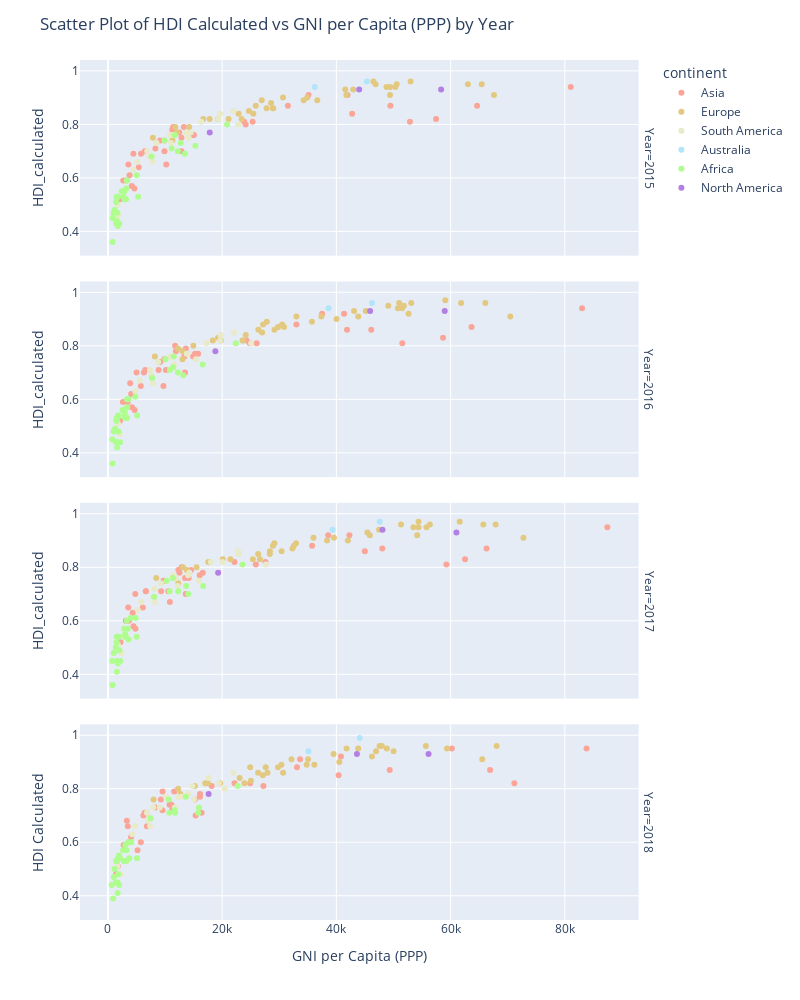

The code cell stored with this chart in its notebook:
### Code cell
# Sort the data by 'Year' column in descending order
data = data.sort_values('Year', ascending=True)

# Create a scatter plot for all available years using Plotly, with two plots per row
fig = px.scatter(data, x='GNI_per_capita_PPP', y='HDI_calculated', color='continent',
                 color_discrete_map=continent_colors, hover_data=['Country'], facet_row='Year')

# Set the plot title and axis labels
fig.update_layout(
    title='Scatter Plot of HDI Calculated vs GNI per Capita (PPP) by Year',
    xaxis_title='GNI per Capita (PPP)',
    yaxis_title='HDI Calculated',
    height=1000,  
    width = 800
)

# Set the hover label format
fig.update_traces(hovertemplate='Country: %{customdata[0]}<br>GNI per Capita (PPP): %{x}<br>HDI Calculated: %{y}')

# Show the plot
fig.show()

### Figure 1 — Plotly figure (JSON) as saved in the notebook; plotly's stock layout.template omitted (floating-point values rounded to 4 significant figures)
{"data": [{"customdata": [["Afghanistan"], ["Yemen"], ["Armenia"], ["Pakistan"], ["Saudi Arabia"], ["Vietnam"], ["Myanmar"], ["Turkmenistan"], ["Cambodia"], ["Japan"], ["Georgia"], ["Jordan"], ["Kazakhstan"], ["Bangladesh"], ["Azerbaijan"], ["Sri Lanka"], ["Nepal"], ["Bahrain"], ["Philippines"], ["Kuwait"], ["Mongolia"], ["Uzbekistan"], ["Tajikistan"], ["Cyprus"], ["Malaysia"], ["United Arab Emirates"], ["China"], ["China"], ["Kyrgyzstan"], ["Turkey"], ["Indonesia"], ["Singapore"], ["Iran"], ["India"], ["Thailand"], ["Lebanon"], ["Israel"], ["Iraq"]], "hovertemplate": "Country: %{customdata[0]}<br>GNI per Capita (PPP): %{x}<br>HDI Calculated: %{y}", "legendgroup": "Asia", "marker": {"color": "#FAA598", "symbol": "circle"}, "mode": "markers", "name": "Asia", "orientation": "v", "showlegend": true, "type": "scatter", "x": [2110, null, 12490, 4640, 49450, 5790, 4180, 12890, 3180, 41950, 11420, 9140, 23860, 3790, 15020, 11270, 2680, 42760, 8310, 52880, 9880, 6460, 3590, 31510, 24120, 64640, 57450, 12880, 4460, 25340, 9910, 81040, 13300, 5400, 15010, 14920, 35130, 10220], "xaxis": "x4", "y": [0.52, null, 0.77, 0.56, 0.87, 0.69, 0.57, 0.7, 0.59, 0.91, 0.79, 0.74, 0.81, 0.61, 0.76, 0.78, 0.59, 0.84, 0.71, 0.81, 0.74, 0.7, 0.65, 0.87, 0.8, 0.87, 0.82, 0.75, 0.69, 0.81, 0.7, 0.94, 0.79, 0.64, 0.76, 0.76, 0.91, 0.65], "yaxis": "y4"}, {"customdata": [["Bahrain"], ["Cyprus"], ["Cambodia"], ["Uzbekistan"], ["China"], ["Singapore"], ["United Arab Emirates"], ["Vietnam"], ["Bangladesh"], ["China"], ["Georgia"], ["Azerbaijan"], ["Turkmenistan"], ["Afghanistan"], ["Armenia"], ["Yemen"], ["Tajikistan"], ["Lebanon"], ["Israel"], ["Iraq"], ["Turkey"], ["Indonesia"], ["Iran"], ["Japan"], ["Saudi Arabia"], ["India"], ["Jordan"], ["Kazakhstan"], ["Pakistan"], ["Thailand"], ["Kyrgyzstan"], ["Philippines"], ["Kuwait"], ["Malaysia"], ["Sri Lanka"], ["Myanmar"], ["Nepal"], ["Mongolia"]], "hovertemplate": "Country: %{customdata[0]}<br>GNI per Capita (PPP): %{x}<br>HDI Calculated: %{y}", "legendgroup": "Asia", "marker": {"color": "#FAA598", "symbol": "circle"}, "mode": "markers", "name": "Asia", "orientation": "v", "showlegend": false, "type": "scatter", "x": [41860, 33000, 3450, 6530, 58670, 83020, 63670, 6300, 4070, 13400, 11760, 14920, 13500, 2140, 13160, null, 3900, 15250, 37500, 9720, 26050, 10160, 13650, 41350, 46110, 5760, 9120, 24280, 4680, 15800, 5020, 8870, 51550, 24840, 11900, 4220, 2620, 9860], "xaxis": "x3", "y": [0.86, 0.88, 0.59, 0.71, 0.83, 0.94, 0.87, 0.7, 0.62, 0.76, 0.8, 0.76, 0.7, 0.52, 0.78, null, 0.66, 0.77, 0.92, 0.65, 0.81, 0.71, 0.79, 0.92, 0.86, 0.65, 0.74, 0.82, 0.56, 0.77, 0.7, 0.71, 0.81, 0.81, 0.78, 0.57, 0.59, 0.75], "yaxis": "y3"}, {"customdata": [["Israel"], ["Lebanon"], ["Iran"], ["Turkmenistan"], ["Turkey"], ["India"], ["Georgia"], ["Japan"], ["Mongolia"], ["United Arab Emirates"], ["Kyrgyzstan"], ["Thailand"], ["Indonesia"], ["Tajikistan"], ["Cyprus"], ["China"], ["China"], ["Malaysia"], ["Kuwait"], ["Iraq"], ["Yemen"], ["Bahrain"], ["Philippines"], ["Azerbaijan"], ["Saudi Arabia"], ["Cambodia"], ["Uzbekistan"], ["Myanmar"], ["Nepal"], ["Sri Lanka"], ["Afghanistan"], ["Bangladesh"], ["Singapore"], ["Kazakhstan"], ["Jordan"], ["Pakistan"], ["Armenia"], ["Vietnam"]], "hovertemplate": "Country: %{customdata[0]}<br>GNI per Capita (PPP): %{x}<br>HDI Calculated: %{y}", "legendgroup": "Asia", "marker": {"color": "#FAA598", "symbol": "circle"}, "mode": "markers", "name": "Asia", "orientation": "v", "showlegend": false, "type": "scatter", "x": [38570, 16070, 14560, 13620, 27570, 6120, 12910, 42290, 9720, 66290, 4800, 16610, 10580, 3560, 35750, 62530, 14140, 25900, 59260, 10850, null, 44980, 9320, 13510, 48040, 3680, 6650, 4480, 3140, 12340, 2210, 4340, 87440, 22160, 9790, 4820, 12540, 6620], "xaxis": "x2", "y": [0.92, 0.77, 0.79, 0.7, 0.82, 0.65, 0.8, 0.92, 0.75, 0.87, 0.7, 0.78, 0.71, 0.65, 0.88, 0.83, 0.76, 0.81, 0.81, 0.67, null, 0.86, 0.71, 0.76, 0.87, 0.6, 0.71, 0.58, 0.6, 0.79, 0.52, 0.63, 0.95, 0.82, 0.75, 0.57, 0.78, 0.71], "yaxis": "y2"}, {"customdata": [["Pakistan"], ["Philippines"], ["Nepal"], ["Mongolia"], ["Myanmar"], ["Indonesia"], ["Cambodia"], ["India"], ["Malaysia"], ["Lebanon"], ["Kyrgyzstan"], ["Kuwait"], ["Jordan"], ["Japan"], ["Israel"], ["Iraq"], ["Iran"], ["Saudi Arabia"], ["Kazakhstan"], ["Singapore"], ["Vietnam"], ["Yemen"], ["Thailand"], ["Uzbekistan"], ["Sri Lanka"], ["Tajikistan"], ["United Arab Emirates"], ["Turkey"], ["Turkmenistan"], ["Cyprus"], ["Bangladesh"], ["Bahrain"], ["Azerbaijan"], ["Armenia"], ["Afghanistan"], ["China"], ["Georgia"], ["China"]], "hovertemplate": "Country: %{customdata[0]}<br>GNI per Capita (PPP): %{x}<br>HDI Calculated: %{y}", "legendgroup": "Asia", "marker": {"color": "#FAA598", "symbol": "circle"}, "mode": "markers", "name": "Asia", "orientation": "v", "showlegend": false, "type": "scatter", "x": [5190.0, 9540.0, 2748.0, 10780.0, 5764.0, 11260.0, 3597.0, 6829.0, 27230.0, 11140.0, 3317.0, 71160.0, 8268.0, 40800.0, 33650.0, 15360.0, 18170.0, 49340.0, 22170.0, 83790.0, 6220.0, 1433.0, 16130.0, 6462.0, 11610.0, 3482.0, 66910.0, 24910.0, 16410.0, 33100.0, 4057.0, 40400.0, 15240.0, 9277.0, 1746.0, 16130.0, 9570.0, 60220.0], "xaxis": "x", "y": [0.57, 0.72, 0.59, 0.74, 0.6, 0.72, 0.6, 0.66, 0.81, 0.74, 0.68, 0.82, 0.73, 0.92, 0.91, 0.7, 0.81, 0.87, 0.82, 0.95, 0.7, 0.48, 0.78, 0.71, 0.79, 0.66, 0.87, 0.82, 0.71, 0.88, 0.62, 0.85, 0.76, 0.76, 0.51, 0.77, 0.79, 0.95], "yaxis": "y"}, {"customdata": [["Belarus"], ["Slovenia"], ["Belgium"], ["Russia"], ["Spain"], ["Portugal"], ["Ukraine"], ["France"], ["Sweden"], ["Bulgaria"], ["Slovakia"], ["Serbia"], ["Netherlands"], ["Norway"], ["Bosnia and Herzegovina"], ["Poland"], ["Romania"], ["Austria"], ["Albania"], ["Finland"], ["Switzerland"], ["Moldova"], ["Montenegro"], ["Malta"], ["Denmark"], ["United Kingdom"], ["Lithuania"], ["Luxembourg"], ["Croatia"], ["Iceland"], ["Estonia"], ["Latvia"], ["Germany"], ["Hungary"], ["Italy"], ["Ireland"], ["Greece"]], "hovertemplate": "Country: %{customdata[0]}<br>GNI per Capita (PPP): %{x}<br>HDI Calculated: %{y}", "legendgroup": "Europe", "marker": {"color": "#E3C97F", "symbol": "circle"}, "mode": "markers", "name": "Europe", "orientation": "v", "showlegend": true, "type": "scatter", "x": [19260, 30660, 46870, 23420, 34900, 28870, 7880, 41740, 49420, 17820, 28950, 14230, 50340, 63030, 12100, 25880, 21130, 49390, 11800, 42950, 65450, 11290, 16700, 34280, 50560, 41550, 27780, 67590, 22870, 46480, 28570, 24690, 48770, 25460, 36650, 52990, 26940], "xaxis": "x4", "y": [0.82, 0.9, 0.95, 0.82, 0.9, 0.86, 0.75, 0.91, 0.94, 0.82, 0.86, 0.79, 0.94, 0.95, 0.77, 0.87, 0.82, 0.91, 0.79, 0.93, 0.95, 0.74, 0.82, 0.89, 0.95, 0.93, 0.86, 0.91, 0.84, 0.96, 0.88, 0.85, 0.94, 0.84, 0.89, 0.96, 0.89], "yaxis": "y4"}, {"customdata": [["Belgium"], ["Denmark"], ["Finland"], ["Belarus"], ["Estonia"], ["Bosnia and Herzegovina"], ["United Kingdom"], ["Hungary"], ["Ukraine"], ["Austria"], ["Germany"], ["Greece"], ["France"], ["Croatia"], ["Bulgaria"], ["Albania"], ["Slovakia"], ["Romania"], ["Russia"], ["Ireland"], ["Serbia"], ["Italy"], ["Iceland"], ["Slovenia"], ["Malta"], ["Switzerland"], ["Luxembourg"], ["Lithuania"], ["Spain"], ["Latvia"], ["Norway"], ["Portugal"], ["Sweden"], ["Montenegro"], ["Moldova"], ["Netherlands"], ["Poland"]], "hovertemplate": "Country: %{customdata[0]}<br>GNI per Capita (PPP): %{x}<br>HDI Calculated: %{y}", "legendgroup": "Europe", "marker": {"color": "#E3C97F", "symbol": "circle"}, "mode": "markers", "name": "Europe", "orientation": "v", "showlegend": false, "type": "scatter", "x": [49090, 53110, 45150, 19280, 30510, 13090, 43100, 26990, 8210, 52630, 51810, 27820, 43830, 24130, 19760, 12270, 29160, 23680, 23570, 59070, 14960, 40030, 50990, 33010, 35720, 66080, 70450, 29790, 37370, 26340, 61840, 30840, 50780, 18360, 13060, 51510, 27170], "xaxis": "x3", "y": [0.95, 0.96, 0.93, 0.83, 0.88, 0.78, 0.93, 0.85, 0.76, 0.92, 0.95, 0.89, 0.91, 0.84, 0.82, 0.79, 0.86, 0.82, 0.82, 0.97, 0.8, 0.9, 0.96, 0.91, 0.89, 0.96, 0.91, 0.87, 0.91, 0.86, 0.96, 0.87, 0.94, 0.82, 0.75, 0.94, 0.88], "yaxis": "y3"}, {"customdata": [["Bulgaria"], ["Germany"], ["Italy"], ["Ireland"], ["Greece"], ["Iceland"], ["Latvia"], ["Estonia"], ["United Kingdom"], ["Luxembourg"], ["Lithuania"], ["Denmark"], ["Croatia"], ["Moldova"], ["Hungary"], ["Switzerland"], ["Malta"], ["Austria"], ["Portugal"], ["Poland"], ["Albania"], ["Montenegro"], ["Serbia"], ["Slovenia"], ["Netherlands"], ["Finland"], ["France"], ["Ukraine"], ["Spain"], ["Bosnia and Herzegovina"], ["Slovakia"], ["Belgium"], ["Romania"], ["Belarus"], ["Sweden"], ["Norway"], ["Russia"]], "hovertemplate": "Country: %{customdata[0]}<br>GNI per Capita (PPP): %{x}<br>HDI Calculated: %{y}", "legendgroup": "Europe", "marker": {"color": "#E3C97F", "symbol": "circle"}, "mode": "markers", "name": "Europe", "orientation": "v", "showlegend": false, "type": "scatter", "x": [21460, 54370, 42010, 61590, 29150, 54380, 28360, 32930, 45430, 72750, 32560, 56360, 26310, 12320, 28340, 67890, 38370, 54150, 32310, 28900, 13130, 20110, 15510, 35990, 55770, 47480, 45850, 8460, 39570, 13790, 30410, 51320, 26620, 17580, 53490, 65730, 25380], "xaxis": "x2", "y": [0.83, 0.95, 0.9, 0.97, 0.89, 0.97, 0.86, 0.89, 0.93, 0.91, 0.88, 0.96, 0.85, 0.74, 0.85, 0.96, 0.9, 0.92, 0.87, 0.88, 0.8, 0.83, 0.8, 0.91, 0.95, 0.94, 0.92, 0.76, 0.91, 0.79, 0.86, 0.96, 0.83, 0.82, 0.95, 0.96, 0.83], "yaxis": "y2"}, {"customdata": [["Netherlands"], ["Norway"], ["Poland"], ["Bosnia and Herzegovina"], ["Montenegro"], ["Iceland"], ["Hungary"], ["Bulgaria"], ["Portugal"], ["Romania"], ["Malta"], ["Luxembourg"], ["Lithuania"], ["Russia"], ["Italy"], ["Ireland"], ["Moldova"], ["Belarus"], ["Serbia"], ["Latvia"], ["Slovenia"], ["Ukraine"], ["Spain"], ["United Kingdom"], ["Slovakia"], ["Switzerland"], ["Sweden"], ["Croatia"], ["Denmark"], ["Austria"], ["Albania"], ["Finland"], ["Belgium"], ["Greece"], ["Germany"], ["France"], ["Estonia"]], "hovertemplate": "Country: %{customdata[0]}<br>GNI per Capita (PPP): %{x}<br>HDI Calculated: %{y}", "legendgroup": "Europe", "marker": {"color": "#E3C97F", "symbol": "circle"}, "mode": "markers", "name": "Europe", "orientation": "v", "showlegend": false, "type": "scatter", "x": [50010.0, 68060.0, 27630.0, 12690.0, 17510.0, 47570.0, 27140.0, 19650.0, 27940.0, 23910.0, 34800.0, 65540.0, 29780.0, 25040.0, 36140.0, 55660.0, 6833.0, 17040.0, 15220.0, 26300.0, 32140.0, 7994.0, 35040.0, 39510.0, 30670.0, 59370.0, 47960.0, 23060.0, 48840.0, 46230.0, 12300.0, 41780.0, 43820.0, 24910.0, 46950.0, 40510.0, 30380.0], "xaxis": "x", "y": [0.94, 0.96, 0.88, 0.78, 0.82, 0.96, 0.85, 0.82, 0.86, 0.82, 0.89, 0.91, 0.88, 0.83, 0.89, 0.96, 0.71, 0.82, 0.81, 0.86, 0.91, 0.76, 0.91, 0.93, 0.86, 0.95, 0.96, 0.84, 0.95, 0.92, 0.8, 0.95, 0.95, 0.88, 0.94, 0.9, 0.89], "yaxis": "y"}, {"customdata": [["Paraguay"], ["Panama"], ["Bolivia"], ["Peru"], ["Brazil"], ["Venezuela"], ["Nicaragua"], ["Jamaica"], ["Argentina"], ["Costa Rica"], ["Colombia"], ["Ecuador"], ["Dominican Republic"], ["El Salvador"], ["Honduras"], ["Haiti"], ["Guinea"], ["Uruguay"], ["Chile"], ["Guatemala"]], "hovertemplate": "Country: %{customdata[0]}<br>GNI per Capita (PPP): %{x}<br>HDI Calculated: %{y}", "legendgroup": "South America", "marker": {"color": "#E8EAC8", "symbol": "circle"}, "mode": "markers", "name": "South America", "orientation": "v", "showlegend": true, "type": "scatter", "x": [11040, 22810, 6890, 11180, 14470, null, 5150, 8520, 19650, 16310, 13700, 10870, 14130, 7240, 4490, 1710, 1790, 19310, 22010, 7830], "xaxis": "x4", "y": [0.73, 0.8, 0.7, 0.76, 0.77, null, 0.66, 0.73, 0.84, 0.81, 0.77, 0.76, 0.75, 0.68, 0.63, 0.5, 0.46, 0.82, 0.85, 0.66], "yaxis": "y4"}, {"customdata": [["Chile"], ["Uruguay"], ["El Salvador"], ["Ecuador"], ["Bolivia"], ["Dominican Republic"], ["Argentina"], ["Guinea"], ["Honduras"], ["Colombia"], ["Guatemala"], ["Venezuela"], ["Brazil"], ["Costa Rica"], ["Jamaica"], ["Haiti"], ["Nicaragua"], ["Panama"], ["Paraguay"], ["Peru"]], "hovertemplate": "Country: %{customdata[0]}<br>GNI per Capita (PPP): %{x}<br>HDI Calculated: %{y}", "legendgroup": "South America", "marker": {"color": "#E8EAC8", "symbol": "circle"}, "mode": "markers", "name": "South America", "orientation": "v", "showlegend": false, "type": "scatter", "x": [22080, 19650, 7620, 10830, 7360, 15420, 19710, 2050, 4790, 13800, 7910, null, 13950, 17230, 8800, 1770, 5540, 25080, 11540, 11510], "xaxis": "x3", "y": [0.85, 0.82, 0.69, 0.76, 0.71, 0.75, 0.84, 0.47, 0.63, 0.77, 0.66, null, 0.77, 0.81, 0.74, 0.51, 0.67, 0.81, 0.73, 0.76], "yaxis": "y3"}, {"customdata": [["Venezuela"], ["Guatemala"], ["Guinea"], ["Haiti"], ["Honduras"], ["Jamaica"], ["El Salvador"], ["Dominican Republic"], ["Costa Rica"], ["Uruguay"], ["Colombia"], ["Ecuador"], ["Argentina"], ["Peru"], ["Brazil"], ["Chile"], ["Bolivia"], ["Nicaragua"], ["Panama"], ["Paraguay"]], "hovertemplate": "Country: %{customdata[0]}<br>GNI per Capita (PPP): %{x}<br>HDI Calculated: %{y}", "legendgroup": "South America", "marker": {"color": "#E8EAC8", "symbol": "circle"}, "mode": "markers", "name": "South America", "orientation": "v", "showlegend": false, "type": "scatter", "x": [null, 8200, 2410, 1770, 5220, 9320, 7970, 15940, 18040, 20060, 14050, 11350, 22960, 11930, 14250, 22750, 8190, 5850, 27640, 12210], "xaxis": "x2", "y": [null, 0.67, 0.48, 0.51, 0.64, 0.74, 0.69, 0.75, 0.82, 0.82, 0.77, 0.77, 0.85, 0.76, 0.78, 0.86, 0.72, 0.67, 0.81, 0.73], "yaxis": "y2"}, {"customdata": [["Nicaragua"], ["Paraguay"], ["Peru"], ["Brazil"], ["Bolivia"], ["Jamaica"], ["Panama"], ["Costa Rica"], ["Colombia"], ["Venezuela"], ["Uruguay"], ["Dominican Republic"], ["Argentina"], ["Chile"], ["Honduras"], ["Guinea"], ["Guatemala"], ["El Salvador"], ["Ecuador"], ["Haiti"]], "hovertemplate": "Country: %{customdata[0]}<br>GNI per Capita (PPP): %{x}<br>HDI Calculated: %{y}", "legendgroup": "South America", "marker": {"color": "#E8EAC8", "symbol": "circle"}, "mode": "markers", "name": "South America", "orientation": "v", "showlegend": false, "type": "scatter", "x": [4790.0, 11720.0, 12320.0, 14070.0, 6849.0, 7932.0, 20450.0, 14790.0, 12900.0, 9070.0, 19430.0, 15070.0, 17610.0, 21970.0, 4258.0, 2211, 7378.0, 6973.0, 10140.0, 1665.0], "xaxis": "x", "y": [0.66, 0.73, 0.77, 0.78, 0.71, 0.73, 0.8, 0.81, 0.77, 0.73, 0.82, 0.76, 0.84, 0.86, 0.63, 0.48, 0.66, 0.68, 0.77, 0.51], "yaxis": "y"}, {"customdata": [["Australia"], ["New Zealand"]], "hovertemplate": "Country: %{customdata[0]}<br>GNI per Capita (PPP): %{x}<br>HDI Calculated: %{y}", "legendgroup": "Australia", "marker": {"color": "#B2E4FA", "symbol": "circle"}, "mode": "markers", "name": "Australia", "orientation": "v", "showlegend": true, "type": "scatter", "x": [45330, 36210], "xaxis": "x4", "y": [0.96, 0.94], "yaxis": "y4"}, {"customdata": [["Australia"], ["New Zealand"]], "hovertemplate": "Country: %{customdata[0]}<br>GNI per Capita (PPP): %{x}<br>HDI Calculated: %{y}", "legendgroup": "Australia", "marker": {"color": "#B2E4FA", "symbol": "circle"}, "mode": "markers", "name": "Australia", "orientation": "v", "showlegend": false, "type": "scatter", "x": [46230, 38630], "xaxis": "x3", "y": [0.96, 0.94], "yaxis": "y3"}, {"customdata": [["New Zealand"], ["Australia"]], "hovertemplate": "Country: %{customdata[0]}<br>GNI per Capita (PPP): %{x}<br>HDI Calculated: %{y}", "legendgroup": "Australia", "marker": {"color": "#B2E4FA", "symbol": "circle"}, "mode": "markers", "name": "Australia", "orientation": "v", "showlegend": false, "type": "scatter", "x": [39330, 47580], "xaxis": "x2", "y": [0.94, 0.97], "yaxis": "y2"}, {"customdata": [["New Zealand"], ["Australia"]], "hovertemplate": "Country: %{customdata[0]}<br>GNI per Capita (PPP): %{x}<br>HDI Calculated: %{y}", "legendgroup": "Australia", "marker": {"color": "#B2E4FA", "symbol": "circle"}, "mode": "markers", "name": "Australia", "orientation": "v", "showlegend": false, "type": "scatter", "x": [35110.0, 44100.0], "xaxis": "x", "y": [0.94, 0.99], "yaxis": "y"}, {"customdata": [["Rwanda"], ["Benin"], ["Togo"], ["Gabon"], ["Kenya"], ["Zambia"], ["Niger"], ["Senegal"], ["Botswana"], ["Algeria"], ["Zimbabwe"], ["Burkina Faso"], ["Burundi"], ["Sierra Leone"], ["Nigeria"], ["South Africa"], ["Chad"], ["Cameroon"], ["Egypt"], ["Libya"], ["Tanzania"], ["Madagascar"], ["Malawi"], ["Mali"], ["Liberia"], ["Mauritius"], ["Tunisia"], ["Ethiopia"], ["Ghana"], ["Morocco"], ["Mauritania"], ["Uganda"]], "hovertemplate": "Country: %{customdata[0]}<br>GNI per Capita (PPP): %{x}<br>HDI Calculated: %{y}", "legendgroup": "Africa", "marker": {"color": "#AEFD8E", "symbol": "circle"}, "mode": "markers", "name": "Africa", "orientation": "v", "showlegend": true, "type": "scatter", "x": [1710, 2860, 1440, 13480, 3330, 3370, 840, 2910, 15310, 11700, 2410, 1460, 840, 1570, 5280, 12240, 1760, 3210, 11160, 12740, 2740, 1500, 990, 1990, 1180, 20860, 9890, 1650, 5050, 7670, 3160, 1750], "xaxis": "x4", "y": [0.53, 0.55, 0.51, 0.69, 0.59, 0.59, 0.36, 0.52, 0.72, 0.76, 0.55, 0.43, 0.45, 0.44, 0.53, 0.7, 0.42, 0.56, 0.71, 0.73, 0.53, 0.53, 0.47, 0.43, 0.48, 0.8, 0.74, 0.47, 0.61, 0.68, 0.52, 0.53], "yaxis": "y4"}, {"customdata": [["Botswana"], ["Cameroon"], ["Chad"], ["Ethiopia"], ["Egypt"], ["Benin"], ["Burundi"], ["Burkina Faso"], ["Mauritius"], ["Uganda"], ["Gabon"], ["Ghana"], ["Algeria"], ["Zimbabwe"], ["Zambia"], ["Liberia"], ["Madagascar"], ["Niger"], ["Nigeria"], ["Mali"], ["Kenya"], ["Rwanda"], ["Senegal"], ["Togo"], ["Sierra Leone"], ["Mauritania"], ["Tanzania"], ["Libya"], ["South Africa"], ["Malawi"], ["Morocco"], ["Tunisia"]], "hovertemplate": "Country: %{customdata[0]}<br>GNI per Capita (PPP): %{x}<br>HDI Calculated: %{y}", "legendgroup": "Africa", "marker": {"color": "#AEFD8E", "symbol": "circle"}, "mode": "markers", "name": "Africa", "orientation": "v", "showlegend": false, "type": "scatter", "x": [16600, 3350, 1630, 1870, 10850, 2980, 800, 1550, 22390, 1690, 13180, 4800, 11520, 2570, 3330, 1260, 1550, 820, 5120, 2130, 3620, 1790, 3000, 1470, 1420, 3350, 2860, 11430, 12240, 1020, 7730, 10070], "xaxis": "x3", "y": [0.73, 0.57, 0.42, 0.48, 0.71, 0.55, 0.45, 0.44, 0.81, 0.53, 0.69, 0.61, 0.76, 0.56, 0.6, 0.49, 0.53, 0.36, 0.54, 0.44, 0.6, 0.54, 0.53, 0.52, 0.44, 0.53, 0.54, 0.72, 0.7, 0.48, 0.68, 0.75], "yaxis": "y3"}, {"customdata": [["Ghana"], ["Uganda"], ["Tunisia"], ["Togo"], ["Zimbabwe"], ["Egypt"], ["Algeria"], ["Madagascar"], ["Libya"], ["Tanzania"], ["Malawi"], ["Chad"], ["Mauritius"], ["Mauritania"], ["Mali"], ["Liberia"], ["Kenya"], ["Botswana"], ["Cameroon"], ["Sierra Leone"], ["Morocco"], ["Burundi"], ["Burkina Faso"], ["Senegal"], ["Ethiopia"], ["Gabon"], ["South Africa"], ["Niger"], ["Nigeria"], ["Rwanda"], ["Zambia"], ["Benin"]], "hovertemplate": "Country: %{customdata[0]}<br>GNI per Capita (PPP): %{x}<br>HDI Calculated: %{y}", "legendgroup": "Africa", "marker": {"color": "#AEFD8E", "symbol": "circle"}, "mode": "markers", "name": "Africa", "orientation": "v", "showlegend": false, "type": "scatter", "x": [4860, 1710, 10280, 1520, 2860, 10800, 11370, 1540, 13690, 3020, 1030, 1570, 23560, 3610, 2180, 1380, 4000, 16680, 3490, 1590, 8110, 770, 1730, 3140, 2010, 14060, 12320, 830, 5030, 1910, 3330, 3010], "xaxis": "x2", "y": [0.61, 0.54, 0.75, 0.52, 0.57, 0.71, 0.76, 0.54, 0.73, 0.54, 0.48, 0.41, 0.81, 0.53, 0.45, 0.5, 0.61, 0.73, 0.57, 0.45, 0.69, 0.45, 0.44, 0.54, 0.49, 0.7, 0.71, 0.36, 0.54, 0.54, 0.6, 0.55], "yaxis": "y2"}, {"customdata": [["Niger"], ["Nigeria"], ["Sierra Leone"], ["Cameroon"], ["Burundi"], ["Burkina Faso"], ["Botswana"], ["Morocco"], ["Rwanda"], ["Mauritania"], ["Mali"], ["Malawi"], ["Madagascar"], ["Libya"], ["Liberia"], ["Kenya"], ["Mauritius"], ["Senegal"], ["Benin"], ["Tunisia"], ["Togo"], ["Uganda"], ["Tanzania"], ["South Africa"], ["Zambia"], ["Algeria"], ["Chad"], ["Ghana"], ["Gabon"], ["Ethiopia"], ["Egypt"], ["Zimbabwe"]], "hovertemplate": "Country: %{customdata[0]}<br>GNI per Capita (PPP): %{x}<br>HDI Calculated: %{y}", "legendgroup": "Africa", "marker": {"color": "#AEFD8E", "symbol": "circle"}, "mode": "markers", "name": "Africa", "orientation": "v", "showlegend": false, "type": "scatter", "x": [912.0, 5086.0, 1381.0, 3291.0, 659.7, 1705.0, 15950.0, 7480.0, 1959.0, 3746.0, 1965.0, 1159.0, 1404.0, 11680.0, 1040.0, 3052.0, 22720.0, 3256.0, 2135.0, 10680.0, 1593.0, 1752.0, 2805.0, 11760.0, 3582.0, 13640.0, 1716.0, 4099.0, 15790.0, 1782.0, 10740.0, 2661.0], "xaxis": "x", "y": [0.39, 0.54, 0.45, 0.57, 0.44, 0.45, 0.73, 0.69, 0.55, 0.54, 0.44, 0.5, 0.53, 0.72, 0.47, 0.59, 0.81, 0.53, 0.54, 0.76, 0.53, 0.54, 0.53, 0.71, 0.6, 0.77, 0.41, 0.6, 0.71, 0.48, 0.71, 0.57], "yaxis": "y"}, {"customdata": [["Mexico"], ["Canada"], ["United States"]], "hovertemplate": "Country: %{customdata[0]}<br>GNI per Capita (PPP): %{x}<br>HDI Calculated: %{y}", "legendgroup": "North America", "marker": {"color": "#B47FE3", "symbol": "circle"}, "mode": "markers", "name": "North America", "orientation": "v", "showlegend": true, "type": "scatter", "x": [17830, 43990, 58340], "xaxis": "x4", "y": [0.77, 0.93, 0.93], "yaxis": "y4"}, {"customdata": [["Canada"], ["United States"], ["Mexico"]], "hovertemplate": "Country: %{customdata[0]}<br>GNI per Capita (PPP): %{x}<br>HDI Calculated: %{y}", "legendgroup": "North America", "marker": {"color": "#B47FE3", "symbol": "circle"}, "mode": "markers", "name": "North America", "orientation": "v", "showlegend": false, "type": "scatter", "x": [45910, 58970, 18810], "xaxis": "x3", "y": [0.93, 0.93, 0.78], "yaxis": "y3"}, {"customdata": [["Mexico"], ["United States"], ["Canada"]], "hovertemplate": "Country: %{customdata[0]}<br>GNI per Capita (PPP): %{x}<br>HDI Calculated: %{y}", "legendgroup": "North America", "marker": {"color": "#B47FE3", "symbol": "circle"}, "mode": "markers", "name": "North America", "orientation": "v", "showlegend": false, "type": "scatter", "x": [19300, 61020, 48070], "xaxis": "x2", "y": [0.78, 0.93, 0.94], "yaxis": "y2"}, {"customdata": [["Canada"], ["Mexico"], ["United States"]], "hovertemplate": "Country: %{customdata[0]}<br>GNI per Capita (PPP): %{x}<br>HDI Calculated: %{y}", "legendgroup": "North America", "marker": {"color": "#B47FE3", "symbol": "circle"}, "mode": "markers", "name": "North America", "orientation": "v", "showlegend": false, "type": "scatter", "x": [43600.0, 17630.0, 56140.0], "xaxis": "x", "y": [0.93, 0.78, 0.93], "yaxis": "y"}], "layout": {"annotations": [{"font": {}, "showarrow": false, "text": "Year=2018", "textangle": 90, "x": 0.98, "xanchor": "left", "xref": "paper", "y": 0.1138, "yanchor": "middle", "yref": "paper"}, {"font": {}, "showarrow": false, "text": "Year=2017", "textangle": 90, "x": 0.98, "xanchor": "left", "xref": "paper", "y": 0.3712, "yanchor": "middle", "yref": "paper"}, {"font": {}, "showarrow": false, "text": "Year=2016", "textangle": 90, "x": 0.98, "xanchor": "left", "xref": "paper", "y": 0.6288, "yanchor": "middle", "yref": "paper"}, {"font": {}, "showarrow": false, "text": "Year=2015", "textangle": 90, "x": 0.98, "xanchor": "left", "xref": "paper", "y": 0.8862, "yanchor": "middle", "yref": "paper"}], "height": 1000, "legend": {"title": {"text": "continent"}, "tracegroupgap": 0}, "margin": {"t": 60}, "title": {"text": "Scatter Plot of HDI Calculated vs GNI per Capita (PPP) by Year"}, "width": 800, "xaxis": {"anchor": "y", "domain": [0, 0.98], "title": {"text": "GNI per Capita (PPP)"}}, "xaxis2": {"anchor": "y2", "domain": [0, 0.98], "matches": "x", "showticklabels": false}, "xaxis3": {"anchor": "y3", "domain": [0, 0.98], "matches": "x", "showticklabels": false}, "xaxis4": {"anchor": "y4", "domain": [0, 0.98], "matches": "x", "showticklabels": false}, "yaxis": {"anchor": "x", "domain": [0, 0.2275], "title": {"text": "HDI Calculated"}}, "yaxis2": {"anchor": "x2", "domain": [0.2575, 0.485], "matches": "y", "title": {"text": "HDI_calculated"}}, "yaxis3": {"anchor": "x3", "domain": [0.515, 0.7425], "matches": "y", "title": {"text": "HDI_calculated"}}, "yaxis4": {"anchor": "x4", "domain": [0.7725, 1], "matches": "y", "title": {"text": "HDI_calculated"}}}}
